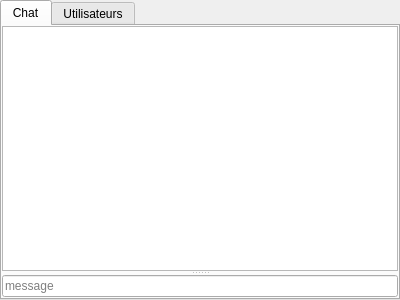
<?xml version="1.0" encoding="UTF-8"?>
<ui version="4.0">
 <class>ChatWidget</class>
 <widget class="QWidget" name="ChatWidget">
  <property name="geometry">
   <rect>
    <x>0</x>
    <y>0</y>
    <width>400</width>
    <height>300</height>
   </rect>
  </property>
  <property name="windowTitle">
   <string>Form</string>
  </property>
  <layout class="QVBoxLayout" name="verticalLayout">
   <property name="spacing">
    <number>0</number>
   </property>
   <property name="leftMargin">
    <number>0</number>
   </property>
   <property name="topMargin">
    <number>0</number>
   </property>
   <property name="rightMargin">
    <number>0</number>
   </property>
   <property name="bottomMargin">
    <number>0</number>
   </property>
   <item>
    <widget class="QTabWidget" name="tabWidget">
     <property name="currentIndex">
      <number>0</number>
     </property>
     <widget class="QWidget" name="chatTab">
      <attribute name="title">
       <string>Chat</string>
      </attribute>
      <layout class="QVBoxLayout" name="verticalLayout_4">
       <property name="spacing">
        <number>6</number>
       </property>
       <property name="leftMargin">
        <number>0</number>
       </property>
       <property name="topMargin">
        <number>0</number>
       </property>
       <property name="rightMargin">
        <number>0</number>
       </property>
       <property name="bottomMargin">
        <number>1</number>
       </property>
       <item>
        <widget class="QSplitter" name="splitter">
         <property name="sizePolicy">
          <sizepolicy hsizetype="Preferred" vsizetype="Expanding">
           <horstretch>0</horstretch>
           <verstretch>0</verstretch>
          </sizepolicy>
         </property>
         <property name="baseSize">
          <size>
           <width>200</width>
           <height>0</height>
          </size>
         </property>
         <property name="orientation">
          <enum>Qt::Vertical</enum>
         </property>
         <widget class="QTextBrowser" name="msgList">
          <property name="sizePolicy">
           <sizepolicy hsizetype="Expanding" vsizetype="Expanding">
            <horstretch>0</horstretch>
            <verstretch>3</verstretch>
           </sizepolicy>
          </property>
         </widget>
         <widget class="QLineEdit" name="msgField">
          <property name="maxLength">
           <number>4000</number>
          </property>
          <property name="placeholderText">
           <string>message</string>
          </property>
          <property name="clearButtonEnabled">
           <bool>true</bool>
          </property>
         </widget>
        </widget>
       </item>
      </layout>
     </widget>
     <widget class="QWidget" name="userTab">
      <attribute name="title">
       <string>Utilisateurs</string>
      </attribute>
      <layout class="QVBoxLayout" name="verticalLayout_6">
       <property name="leftMargin">
        <number>0</number>
       </property>
       <property name="topMargin">
        <number>0</number>
       </property>
       <property name="rightMargin">
        <number>0</number>
       </property>
       <property name="bottomMargin">
        <number>1</number>
       </property>
       <item>
        <widget class="QListWidget" name="nicknamesListWidget"/>
       </item>
      </layout>
     </widget>
    </widget>
   </item>
  </layout>
 </widget>
 <resources/>
 <connections/>
</ui>
